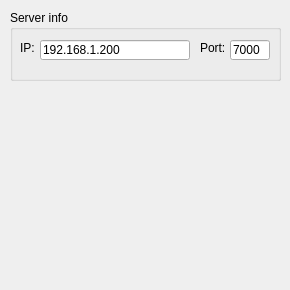
<?xml version="1.0" encoding="UTF-8"?>
<ui version="4.0">
 <class>MainWindow</class>
 <widget class="QMainWindow" name="MainWindow">
  <property name="enabled">
   <bool>true</bool>
  </property>
  <property name="geometry">
   <rect>
    <x>0</x>
    <y>0</y>
    <width>290</width>
    <height>290</height>
   </rect>
  </property>
  <property name="minimumSize">
   <size>
    <width>290</width>
    <height>290</height>
   </size>
  </property>
  <property name="maximumSize">
   <size>
    <width>290</width>
    <height>290</height>
   </size>
  </property>
  <property name="windowTitle">
   <string>Remote Multimedia Server</string>
  </property>
  <property name="windowIcon">
   <iconset>
    <normaloff>images/icon.png</normaloff>images/icon.png</iconset>
  </property>
  <widget class="QWidget" name="centralwidget">
   <widget class="QGroupBox" name="server_info">
    <property name="geometry">
     <rect>
      <x>10</x>
      <y>10</y>
      <width>271</width>
      <height>71</height>
     </rect>
    </property>
    <property name="title">
     <string>Server info</string>
    </property>
    <widget class="QLineEdit" name="server_ip">
     <property name="geometry">
      <rect>
       <x>30</x>
       <y>30</y>
       <width>150</width>
       <height>20</height>
      </rect>
     </property>
     <property name="text">
      <string>192.168.1.200</string>
     </property>
     <property name="readOnly">
      <bool>true</bool>
     </property>
    </widget>
    <widget class="QLineEdit" name="server_port">
     <property name="geometry">
      <rect>
       <x>220</x>
       <y>30</y>
       <width>40</width>
       <height>20</height>
      </rect>
     </property>
     <property name="text">
      <string>7000</string>
     </property>
     <property name="readOnly">
      <bool>true</bool>
     </property>
    </widget>
    <widget class="QLabel" name="label_ip">
     <property name="geometry">
      <rect>
       <x>10</x>
       <y>30</y>
       <width>21</width>
       <height>16</height>
      </rect>
     </property>
     <property name="text">
      <string>IP:</string>
     </property>
    </widget>
    <widget class="QLabel" name="label_port">
     <property name="geometry">
      <rect>
       <x>190</x>
       <y>30</y>
       <width>31</width>
       <height>16</height>
      </rect>
     </property>
     <property name="text">
      <string>Port:</string>
     </property>
    </widget>
   </widget>
   <widget class="QLabel" name="background">
    <property name="geometry">
     <rect>
      <x>60</x>
      <y>100</y>
      <width>160</width>
      <height>160</height>
     </rect>
    </property>
    <property name="text">
     <string/>
    </property>
    <property name="pixmap">
     <pixmap>images/back.png</pixmap>
    </property>
    <property name="scaledContents">
     <bool>true</bool>
    </property>
   </widget>
   <widget class="QPushButton" name="next">
    <property name="geometry">
     <rect>
      <x>170</x>
      <y>160</y>
      <width>41</width>
      <height>41</height>
     </rect>
    </property>
    <property name="text">
     <string/>
    </property>
    <property name="icon">
     <iconset>
      <normaloff>images/next.png</normaloff>images/next.png</iconset>
    </property>
    <property name="iconSize">
     <size>
      <width>16</width>
      <height>16</height>
     </size>
    </property>
    <property name="flat">
     <bool>true</bool>
    </property>
   </widget>
   <widget class="QPushButton" name="prev">
    <property name="geometry">
     <rect>
      <x>70</x>
      <y>160</y>
      <width>41</width>
      <height>41</height>
     </rect>
    </property>
    <property name="icon">
     <iconset>
      <normaloff>images/prev.png</normaloff>images/prev.png</iconset>
    </property>
    <property name="iconSize">
     <size>
      <width>16</width>
      <height>16</height>
     </size>
    </property>
    <property name="flat">
     <bool>true</bool>
    </property>
   </widget>
   <widget class="QPushButton" name="stop">
    <property name="geometry">
     <rect>
      <x>200</x>
      <y>230</y>
      <width>41</width>
      <height>41</height>
     </rect>
    </property>
    <property name="icon">
     <iconset>
      <normaloff>images/stop.png</normaloff>images/stop.png</iconset>
    </property>
    <property name="iconSize">
     <size>
      <width>16</width>
      <height>16</height>
     </size>
    </property>
    <property name="flat">
     <bool>true</bool>
    </property>
   </widget>
   <widget class="QPushButton" name="play">
    <property name="geometry">
     <rect>
      <x>120</x>
      <y>160</y>
      <width>41</width>
      <height>41</height>
     </rect>
    </property>
    <property name="text">
     <string/>
    </property>
    <property name="icon">
     <iconset>
      <normaloff>images/play.png</normaloff>images/play.png</iconset>
    </property>
    <property name="iconSize">
     <size>
      <width>20</width>
      <height>20</height>
     </size>
    </property>
    <property name="flat">
     <bool>true</bool>
    </property>
   </widget>
   <widget class="QPushButton" name="vol_up">
    <property name="geometry">
     <rect>
      <x>120</x>
      <y>110</y>
      <width>41</width>
      <height>41</height>
     </rect>
    </property>
    <property name="text">
     <string/>
    </property>
    <property name="icon">
     <iconset>
      <normaloff>images/plus.png</normaloff>images/plus.png</iconset>
    </property>
    <property name="iconSize">
     <size>
      <width>16</width>
      <height>16</height>
     </size>
    </property>
    <property name="flat">
     <bool>true</bool>
    </property>
   </widget>
   <widget class="QPushButton" name="vol_down">
    <property name="geometry">
     <rect>
      <x>120</x>
      <y>210</y>
      <width>41</width>
      <height>41</height>
     </rect>
    </property>
    <property name="text">
     <string/>
    </property>
    <property name="icon">
     <iconset>
      <normaloff>images/minus.png</normaloff>images/minus.png</iconset>
    </property>
    <property name="iconSize">
     <size>
      <width>16</width>
      <height>16</height>
     </size>
    </property>
    <property name="flat">
     <bool>true</bool>
    </property>
   </widget>
   <widget class="QPushButton" name="mute">
    <property name="geometry">
     <rect>
      <x>40</x>
      <y>230</y>
      <width>41</width>
      <height>41</height>
     </rect>
    </property>
    <property name="text">
     <string/>
    </property>
    <property name="icon">
     <iconset>
      <normaloff>images/mute.png</normaloff>images/mute.png</iconset>
    </property>
    <property name="iconSize">
     <size>
      <width>20</width>
      <height>20</height>
     </size>
    </property>
    <property name="flat">
     <bool>true</bool>
    </property>
   </widget>
   <widget class="QPushButton" name="media">
    <property name="geometry">
     <rect>
      <x>40</x>
      <y>90</y>
      <width>41</width>
      <height>41</height>
     </rect>
    </property>
    <property name="text">
     <string/>
    </property>
    <property name="icon">
     <iconset>
      <normaloff>images/media.png</normaloff>images/media.png</iconset>
    </property>
    <property name="flat">
     <bool>true</bool>
    </property>
   </widget>
   <widget class="QPushButton" name="zoom">
    <property name="geometry">
     <rect>
      <x>200</x>
      <y>90</y>
      <width>41</width>
      <height>41</height>
     </rect>
    </property>
    <property name="text">
     <string/>
    </property>
    <property name="icon">
     <iconset>
      <normaloff>images/zoom.png</normaloff>images/zoom.png</iconset>
    </property>
    <property name="flat">
     <bool>true</bool>
    </property>
   </widget>
  </widget>
 </widget>
 <resources/>
 <connections/>
</ui>
